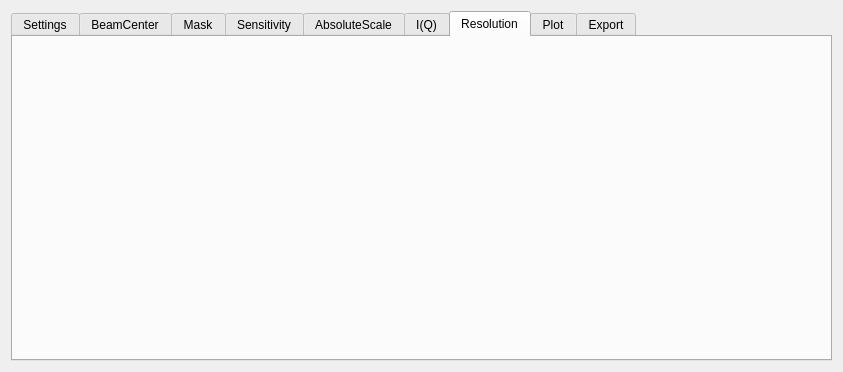
<?xml version="1.0" encoding="UTF-8"?>
<ui version="4.0">
 <class>SansTabs</class>
 <widget class="QWidget" name="SansTabs">
  <property name="geometry">
   <rect>
    <x>0</x>
    <y>0</y>
    <width>843</width>
    <height>372</height>
   </rect>
  </property>
  <property name="windowTitle">
   <string>Form</string>
  </property>
  <layout class="QHBoxLayout" name="horizontalLayout">
   <item>
    <widget class="QTabWidget" name="tabWidget">
     <property name="currentIndex">
      <number>6</number>
     </property>
     <widget class="QWidget" name="settings">
      <attribute name="title">
       <string>Settings</string>
      </attribute>
      <layout class="QHBoxLayout" name="horizontalLayout_2">
       <item>
        <layout class="QGridLayout" name="gridLayout">
         <item row="0" column="1" alignment="Qt::AlignLeft|Qt::AlignTop">
          <widget class="QSlider" name="horizontalSlider">
           <property name="orientation">
            <enum>Qt::Horizontal</enum>
           </property>
          </widget>
         </item>
         <item row="1" column="0">
          <widget class="QLabel" name="label_2">
           <property name="text">
            <string>NormaliseTo</string>
           </property>
          </widget>
         </item>
         <item row="0" column="0">
          <widget class="QLabel" name="label">
           <property name="text">
            <string>BeamRadius</string>
           </property>
          </widget>
         </item>
         <item row="2" column="0">
          <spacer name="verticalSpacer">
           <property name="orientation">
            <enum>Qt::Vertical</enum>
           </property>
           <property name="sizeHint" stdset="0">
            <size>
             <width>20</width>
             <height>40</height>
            </size>
           </property>
          </spacer>
         </item>
         <item row="1" column="1">
          <widget class="QComboBox" name="comboBox">
           <item>
            <property name="text">
             <string>Timer</string>
            </property>
           </item>
           <item>
            <property name="text">
             <string>Monitor</string>
            </property>
           </item>
          </widget>
         </item>
        </layout>
       </item>
      </layout>
     </widget>
     <widget class="QWidget" name="beamcenter">
      <attribute name="title">
       <string>BeamCenter</string>
      </attribute>
     </widget>
     <widget class="QWidget" name="mask">
      <attribute name="title">
       <string>Mask</string>
      </attribute>
     </widget>
     <widget class="QWidget" name="sens">
      <attribute name="title">
       <string>Sensitivity</string>
      </attribute>
     </widget>
     <widget class="QWidget" name="absolutescale">
      <attribute name="title">
       <string>AbsoluteScale</string>
      </attribute>
     </widget>
     <widget class="QWidget" name="iq">
      <attribute name="title">
       <string>I(Q)</string>
      </attribute>
     </widget>
     <widget class="QWidget" name="resolution">
      <attribute name="title">
       <string>Resolution</string>
      </attribute>
     </widget>
     <widget class="QWidget" name="plot">
      <attribute name="title">
       <string>Plot</string>
      </attribute>
     </widget>
     <widget class="QWidget" name="export">
      <attribute name="title">
       <string>Export</string>
      </attribute>
     </widget>
    </widget>
   </item>
  </layout>
 </widget>
 <resources/>
 <connections/>
</ui>
